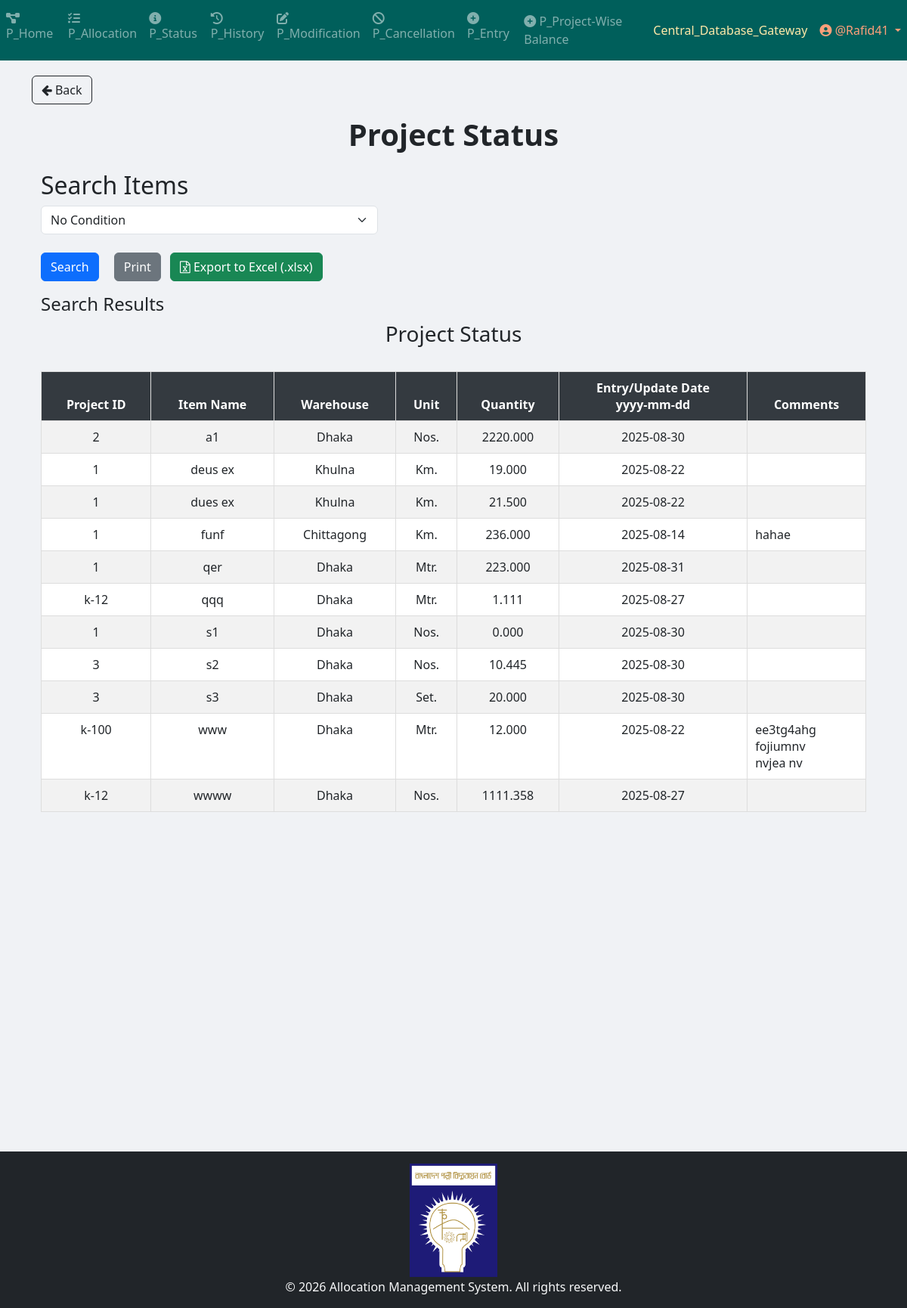
/project/project_status/ (signed in), run on an earlier commit of the app's database.
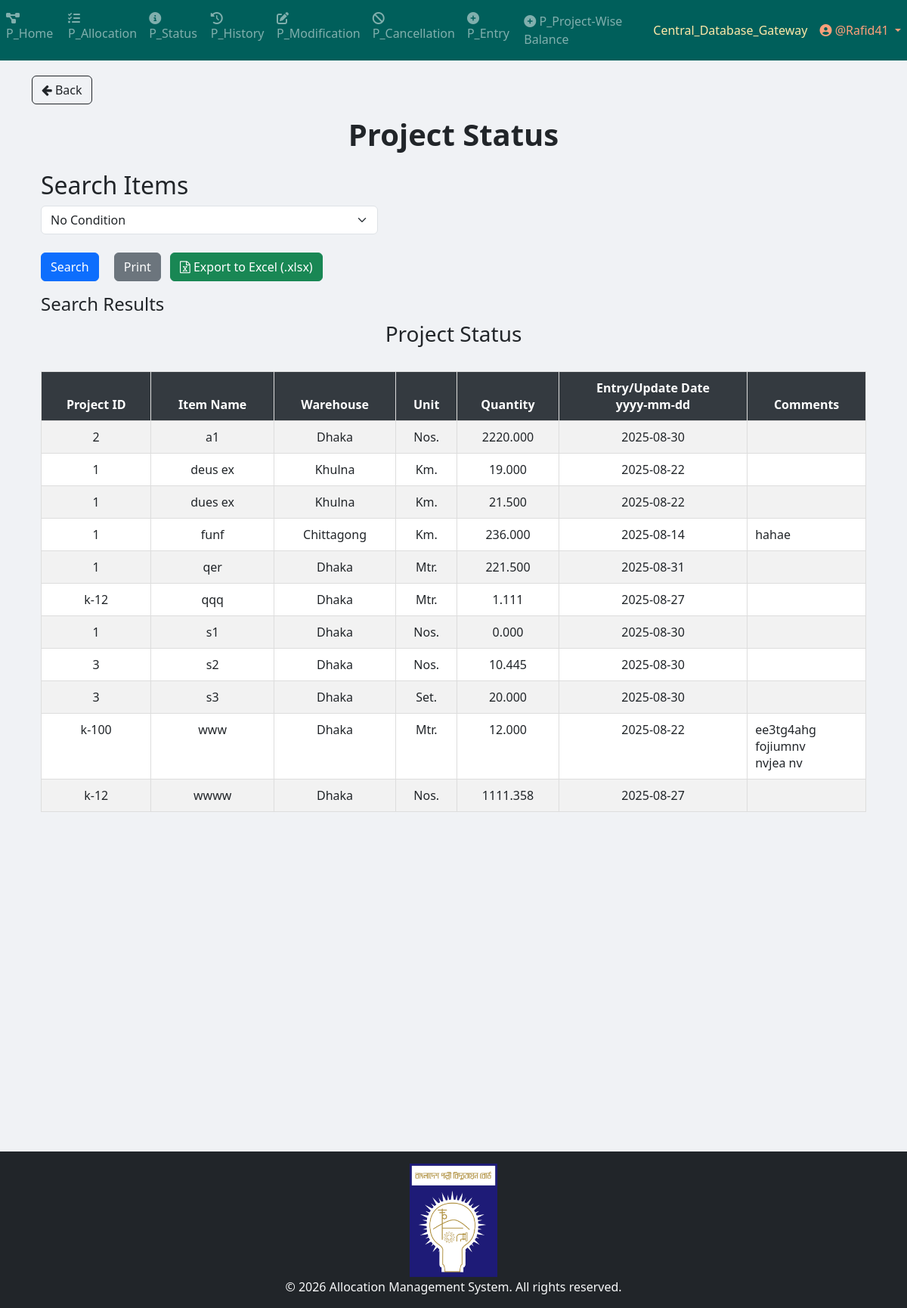
And on a later commit of the database.
### Project_App_Entry/models.py (models this page shows, shortened)
class Project_Item(models.Model):
    WAREHOUSE_CHOICES = [
        ("Dhaka", "Dhaka"),
        ("Khulna", "Khulna"),
        ("Chittagong", "Chittagong"),
    ]
    UNIT_CHOICES = [
        ("Nos.", "Nos."),
        ("Mtr.", "Mtr."),
        ("Km.", "Km."),
        ("Set.", "Set."),
        ("Pair.", "Pair."),
        ("Kg", "Kg"),
        ("Lot", "Lot"),
        ("Pcs", "Pcs"),
        ("Coil", "Coil"),
        ("Box", "Box"),
        ("Feet", "Feet"),
        ("Liter", "Liter"),
        ("m3", "m3"),
        ("m2", "m2"),
        ("Ream", "Ream"),
        ("Bundle", "Bundle"),
        ("Carton", "Carton"),
    ]
    name = models.CharField(max_length=255)
    description = models.TextField(blank=True, null=True)
    warehouse = models.CharField(
        max_length=50, choices=WAREHOUSE_CHOICES, default="Dhaka"
    )
    unit_of_item = models.CharField(
        max_length=100, choices=UNIT_CHOICES, default="Nos."
    )  # Updated field
    quantity_of_item = models.DecimalField(
        max_digits=20,
        decimal_places=3,
        default=0.00
    )
    project = models.ForeignKey(
        Project,
        on_delete=models.SET_NULL,
        related_name="project_of_item",
        null=True,
    )
    created_at = models.DateTimeField(default=timezone.now)
    comments = models.TextField(blank=True, null=True)
    remarks_for_projectWiseBalance = models.TextField(blank=True, null=True)

class Project(models.Model):
    projectId = models.TextField(unique=True)

### Project_App_Status/views.py (the view, shortened to what this page needs)
# urls.py: path("", views.status_page, name="status_page"),
@login_required
def status_page(request):
    all_items = Item.objects.all()
    active_filters = {}
    combined_q = Q()
    for i in range(5):
        filter_by_key = f"filter_by_{i}"
        query_key = f"query_{i}"
        filter_by = request.GET.get(filter_by_key, "").strip()
        query = request.GET.get(query_key, "").strip()
    if combined_q:
        all_items = all_items.filter(combined_q)
    all_items = all_items.order_by("name")
    all_possible_units = [choice[0] for choice in Item.UNIT_CHOICES]
    group = request.user.user_group.user_group_type if hasattr(request.user, "user_group") else ""
    print_view = request.GET.get("print_view") == "true"
    if print_view:
        items = all_items
    else:
        page = request.GET.get('page', 1)
        paginator = Paginator(all_items, 50)
        try:
            items = paginator.page(page)
        except PageNotAnInteger:
            items = paginator.page(1)
        except EmptyPage:
            items = paginator.page(paginator.num_pages)
    context = {
        "items": items,
        "unique_units": all_possible_units, # Pass the choices from the model
        "can_edit_comments": group == "Editor",
        "is_print_view": print_view,
    }
    context.update(active_filters) # Add active filters back to context for template
    return render(
        request,
        "Project_Templates/Project_App_Status/status.html",
        context,
    )

### App_Admin_Panel/templatetags/nav_CDB_links_loader.py (called while the page is built)
@register.simple_tag
def external_link_from_static(filename):
    subpath = filename
    if not subpath.startswith("links" + os.sep) and not subpath.startswith("links/"):
        subpath = os.path.join("links", filename)
    file_path = find(subpath)
    if not file_path:
        return ""
    try:
        with open(file_path, "r", encoding="utf-8") as f:
            return f.read().strip()
    except Exception:
        return ""

### App_Status/templatetags/status_custom_filters.py (called while the page is built)
@register.filter
def get_item(dictionary, key):
    return dictionary.get(key)

### templates/Project_Templates/Project_App_Status/status.html (shortened to what this page needs)
{% extends 'base.html' %}
{% load crispy_forms_tags %}
{% load static %}
{% block body_block %}
<a href="{% url 'Project_App_Home:project_home_page' %}" class="btn btn-outline-dark mb-3">
    <i class="fa fa-arrow-left"></i> Back
</a>
<center><h1><b> Project Status </b></h1></center>
<div class="container mt-4">
    <h2>Search Items</h2>
    <form method="GET" action="{% url 'Project_App_Status:status_page' %}" class="row g-3" id="searchForm" {% if is_print_view %}style="display:none;"{% endif %}>
        <div id="filter-container">
        </div>
        <div class="col-12 mt-3">
            <button type="submit" class="btn btn-primary me-3">Search</button>
            <button type="button" class="btn btn-secondary me-2" onclick="printResults()">Print</button>
            <button type="button" class="btn btn-success" onclick="exportToExcelGeneric()">
                <i class="fa fa-file-excel-o"></i> Export to Excel (.xlsx)
            </button>
        </div>
    </form>
    <h4>Search Results</h4>
    <div id="printableArea" class="table-responsive">
        <h3 class="text-center">Project Status</h3>
        <br>
        <table class="table table-bordered table-striped table-hover" id="statusTable">
            <thead class="table-dark sticky-top">
                <tr>
                    <th>Project ID</th>
                    <th>Item Name</th>
                    <th>Warehouse</th>
                    <th>Unit</th>
                    <th>Quantity</th>
                    <th>Entry/Update Date <center>yyyy-mm-dd</center></th>
                    <th>Comments</th>
                </tr>
            </thead>
            <tbody>
                {% if items %}
                    {% for item in items %}
                    <tr>
                        <td>{{ item.project.projectId }}</td>
                        <td>{{ item.name }}</td>
                        <td>{{ item.warehouse }}</td>
                        <td>{{ item.unit_of_item }}</td>
                        <td>{{ item.quantity_of_item }}</td>
                        <td>{{ item.created_at | date:"Y-m-d" }}</td>
                        <td class="comments-cell text-start">
                            {% if item.comments %}
                                {{ item.comments|linebreaksbr }}<br>
                            {% endif %}
                        </td>
                    </tr>
                    {% endfor %}
                {% else %}
                    <tr>
                        <td colspan="7" class="text-center text-danger">No matching data found</td>
                    </tr>
                {% endif %}
            </tbody>
        </table>
    </div>
    </div>
</div>
{% endblock %}

### templates/base.html (shortened to what this page needs)
{% load static %}
{% load tz %}
<html lang="en">
    <head>
        <link rel="stylesheet" href="{% static 'css/bootstrap-4.4.1.min.css' %}" />
        <link rel="stylesheet" href="{% static 'css/fontawesome-6.4.2.all.min.css' %}">
        <link rel="stylesheet" href="{% static 'css/bootstrap-5.3.0.min.css' %}">
        <link href="{% static 'css/fontawesome-4.7.0.min.css' %}" rel="stylesheet" />
        <link href="{% static 'css/bootstrap-datetimepicker.min.css' %}" rel="stylesheet" />
        <link rel="stylesheet" href="{% static 'css/jquery-ui.css' %}" />
        <link rel="stylesheet" href="{% static 'css/flatpickr.min.css' %}" />
    </head>
    <body style="background-color: #f0f2f5;">
        {% include "partials/navbar.html" %}
        <div class="container" style="padding-top: 20px">
            {% block body_block %} {% endblock %}
        {% include "partials/footer.html" %}
    </body>
</html>

### templates/partials/navbar.html (shortened to what this page needs)
{% load static %}
{% load nav_CDB_links_loader %}
{% external_link_from_static "Central_Database_Gateway.txt" as central_database_gateway_link %}
{% if request.path|slice:":9" == "/project/" %}
    <nav class="navbar navbar-expand-sm navbar-dark" style="background-color: #005F5B; color: #C4FFF9;">
        <div class="collapse navbar-collapse" id="navbarProject">
            <ul class="navbar-nav mr-auto">
                {% if user.is_authenticated %}
                                <li class="nav-item">
                                    <a class="nav-link" href="{% url 'Project_App_Home:project_home_page' %}">
                                        <i class="fas fa-project-diagram"></i> P_Home
                                    </a>
                                </li>                    {% if request.user.is_superuser or request.user.user_group.user_group_type == "Editor" %}
                    <li class="nav-item">
                        <a class="nav-link" href="{% url 'Project_App_Allocation:allocation_page' %}">
                            <i class="fas fa-tasks"></i> P_Allocation
                        </a>
                    </li>
                    {% endif %}
                    {% if request.user.is_superuser or request.user.user_group.user_group_type in "Editor View History and Status only" %}
                    <li class="nav-item">
                        <a class="nav-link" href="{% url 'Project_App_Status:status_page' %}">
                            <i class="fas fa-info-circle"></i> P_Status
                        </a>
                    </li>
                    {% endif %}
                    <li class="nav-item">
                        <a class="nav-link" href="{% url 'Project_App_History:history_page' %}">
                            <i class="fas fa-history"></i> P_History
                        </a>
                    </li>
                    {% if request.user.is_superuser or request.user.user_group.user_group_type == "Editor" %}
                    <li class="nav-item">
                        <a class="nav-link" href="{% url 'Project_App_Modification:modification_menu' %}">
                            <i class="fas fa-edit"></i> P_Modification
                        </a>
                    </li>
                    <li class="nav-item">
                        <a class="nav-link" href="{% url 'Project_App_Cancellation:cancellation' %}">
                            <i class="fas fa-ban"></i> P_Cancellation
                        </a>
                    </li>
                    <li class="nav-item">
                        <a class="nav-link" href="{% url 'Project_App_Entry:entry_page' %}">
                            <i class="fas fa-plus-circle"></i> P_Entry
                        </a>
                    </li>
                    <li class="nav-item">
                        <a class="nav-link" href="{% url 'Project_App_ProjectWiseBalance:project_list' %}">
                            <i class="fas fa-plus-circle"></i> P_Project-Wise Balance
                        </a>
                    </li>
                    {% endif %}
                {% endif %}
            </ul>
            <ul class="navbar-nav">
                {% if user.is_authenticated %}
                    {% if request.user.is_superuser or request.user.user_group.user_group_type == "Editor" %}
                        <li class="nav-item">
                            <a class="nav-link" style="color: #FFE9A8;" href="{{ central_database_gateway_link|default:'#' }}" target="_blank" rel="noopener noreferrer">Central_Database_Gateway</a>
                        </li>
                    {% endif %}
                    <li class="nav-item dropdown">
                        <a class="nav-link dropdown-toggle" style="color: #FFA07A;" href="#" id="userDropdown" role="button" data-toggle="dropdown">
                            <i class="fas fa-user-circle"></i> @{{ user.username }}
                        </a>
                    </li>
                {% else %}
                    <li class="nav-item {% if request.resolver_match.url_name == 'login' %}active{% endif %}">
                        <a class="nav-link" href="{% url 'App_Login:login' %}">
                            <i class="fas fa-sign-in-alt"></i> Login
                        </a>
                    </li>
                {% endif %}
            </ul>
        </div>
    </nav>
{% endif %}

### templates/partials/footer.html (shortened to what this page needs)
{% load static %}
<div class="footer-wrapper">
    <div class="footer-push"></div>
    <footer class="bg-dark text-light py-3">
        <div class="container text-center">
            <img src="{% static 'logo/BREB_Logo_hq.svg.png' %}" alt="Logo" style="height: 150px; margin-bottom: 1px;">
            <p class="mb-0">© {% now "Y" %} Allocation Management System. All rights reserved.</p>
        </div>
    </footer>
</div>

### templates/Project_Templates/Project_App_Status/status.html (style rules this page uses)
.table { font-size: 16px; text-align: center; }
.sticky-top { position: sticky; top: 0; z-index: 1020; }
.table-dark th { background-color: #343a40 !important; color: white !important; }
.table-bordered th, .table-bordered td { border: 1px solid #ddd !important; padding: 10px; }

### templates/partials/footer.html (style rules this page uses)
html, body { height: 100%; margin: 0; }
.footer-wrapper { display: flex; flex-direction: column; min-height: 80vh; }
.footer-push { flex: 1; }

What changed in the data, as far as the page shows it:
changed Project_Item "qer": quantity_of_item "223.000" → "221.500"
